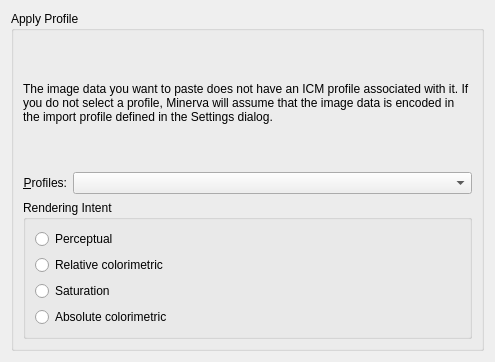
<?xml version="1.0" encoding="utf-8"?>
<ui version="4.0">
 <author>
    SPDX-FileCopyrightText: none
    SPDX-License-Identifier: GPL-3.0-or-later
  </author>
 <class>WdgApplyProfile</class>
 <widget class="QWidget" name="WdgApplyProfile">
  <property name="geometry">
   <rect>
    <x>0</x>
    <y>0</y>
    <width>495</width>
    <height>362</height>
   </rect>
  </property>
  <property name="sizePolicy">
   <sizepolicy hsizetype="MinimumExpanding" vsizetype="MinimumExpanding">
    <horstretch>0</horstretch>
    <verstretch>0</verstretch>
   </sizepolicy>
  </property>
  <layout class="QGridLayout">
   <item column="0" row="0">
    <widget class="QGroupBox" name="groupBox1">
     <property name="title">
      <string>Apply Profile</string>
     </property>
     <layout class="QVBoxLayout">
      <item>
       <widget class="QLabel" name="textLabel1">
        <property name="text">
         <string>The image data you want to paste does not have an ICM profile associated with it. If you do not select a profile, Minerva will assume that the image data is encoded in the import profile defined in the Settings dialog.</string>
        </property>
        <property name="alignment">
         <set>Qt::AlignLeading|Qt::AlignLeft|Qt::AlignVCenter</set>
        </property>
        <property name="wordWrap">
         <bool>true</bool>
        </property>
       </widget>
      </item>
      <item>
       <layout class="QHBoxLayout">
        <property name="leftMargin">
         <number>0</number>
        </property>
        <property name="topMargin">
         <number>0</number>
        </property>
        <property name="rightMargin">
         <number>0</number>
        </property>
        <property name="bottomMargin">
         <number>0</number>
        </property>
        <item>
         <widget class="QLabel" name="lblProfile">
          <property name="text">
           <string>&amp;Profiles:</string>
          </property>
          <property name="alignment">
           <set>Qt::AlignRight|Qt::AlignTrailing|Qt::AlignVCenter</set>
          </property>
          <property name="buddy">
           <cstring>cmbProfile</cstring>
          </property>
         </widget>
        </item>
        <item>
         <widget class="KisSqueezedComboBox" name="cmbProfile">
          <property name="sizePolicy">
           <sizepolicy hsizetype="Expanding" vsizetype="Fixed">
            <horstretch>0</horstretch>
            <verstretch>0</verstretch>
           </sizepolicy>
          </property>
         </widget>
        </item>
       </layout>
      </item>
      <item>
       <widget class="QGroupBox" name="grpRenderIntent">
        <property name="toolTip">
         <string/>
        </property>
        <property name="whatsThis">
         <string>Rendering intent determines the bias in the color conversion.</string>
        </property>
        <property name="title">
         <string>Rendering Intent</string>
        </property>
        <layout class="QVBoxLayout">
         <item>
          <widget class="QRadioButton" name="radioPerceptual">
           <property name="whatsThis">
            <string>Hue hopefully maintained (but not required), lightness and saturation sacrificed to maintain the perceived color. White point changed to result in neutral grays. Intended for images.</string>
           </property>
           <property name="text">
            <string>Perceptual</string>
           </property>
          </widget>
         </item>
         <item>
          <widget class="QRadioButton" name="radioRelativeColorimetric">
           <property name="whatsThis">
            <string>Within and outside gamut; same as Absolute Colorimetric. White point changed to result in neutral grays.</string>
           </property>
           <property name="text">
            <string>Relative colorimetric</string>
           </property>
          </widget>
         </item>
         <item>
          <widget class="QRadioButton" name="radioSaturation">
           <property name="whatsThis">
            <string>Hue and saturation maintained with lightness sacrificed to maintain saturation. White point changed to result in neutral grays. Intended for business graphics (make it colorful charts, graphs, overheads, ...)</string>
           </property>
           <property name="text">
            <string comment="ICC profile rendering intent">Saturation</string>
           </property>
          </widget>
         </item>
         <item>
          <widget class="QRadioButton" name="radioAbsoluteColorimetric">
           <property name="whatsThis">
            <string>Within the destination device gamut; hue, lightness and saturation are maintained. Outside the gamut; hue and lightness are maintained, saturation is sacrificed. White point for source and destination; unchanged. Intended for spot colors (Pantone, TruMatch, logo colors, ...)</string>
           </property>
           <property name="text">
            <string>Absolute colorimetric</string>
           </property>
          </widget>
         </item>
        </layout>
       </widget>
      </item>
     </layout>
    </widget>
   </item>
  </layout>
 </widget>
 <customwidgets>
  <customwidget>
   <class>KisSqueezedComboBox</class>
   <extends>QComboBox</extends>
   <header>KisSqueezedComboBox.h</header>
  </customwidget>
 </customwidgets>
 <tabstops>
  <tabstop>cmbProfile</tabstop>
 </tabstops>
 <resources/>
 <connections/>
</ui>
